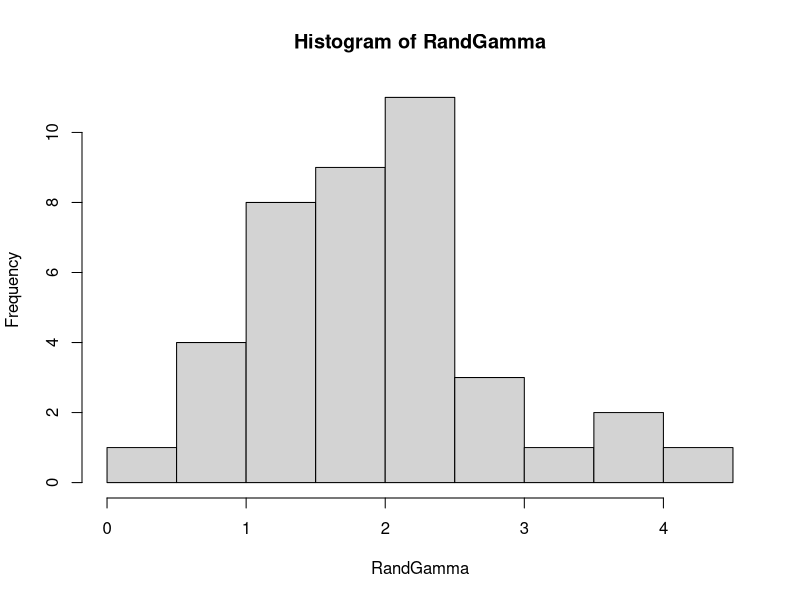

Generate this figure with R: (Note: this script raises an error after producing the figure.)
## ---- chunk 1
knitr::opts_chunk$set(warning=FALSE, message=FALSE)
library(readxl)
library(tidyverse)
## ---- chunk 2
set.seed(2718)
## ---- chunk 3
RandGamma <- rgamma(40,4,2)
## ---- chunk 4
hist(RandGamma)
## ---- chunk 5
if((mu - 1.96*sd/sqrt(40) < 2 ) & (2< mu+1.96*sd/sqrt(40)))
{print("The interval captures the true mean")}else
{print("The interval does not capture the true mean.")}
## ---- chunk 6
N <- 1000;
GamInt <- data.frame( LowerBd =numeric(N), UpperBd =numeric(N) ) # preallocates the dataframe
for( i in 1:N)
{
  RandGamma <- rgamma(40,4,2)  #create data set
  mu <-  mean(RandGamma) ; sd <- sd(RandGamma) ; lnRG <-length(RandGamma)
  GamInt$LowerBd[i] <- mu - 1.96*sd/sqrt(lnRG) # stores lower bound in data frame
  GamInt$UpperBd[i] <- mu + 1.96*sd/sqrt(lnRG) #stores upper bound in dataframe
}
head(GamInt)

## ---- chunk 7
GamMod <- GamInt %>% mutate(contains = ifelse( ((LowerBd<2)&(2<UpperBd)),1, 0) ) %>% mutate(IntLen = UpperBd-LowerBd);
# contains var 
head(GamMod) # displays firs 6 rows of our dataframe
## ---- chunk 8
Rain60 <- read.table('data/illinois60.txt'); Len60 <-length(Rain60$V1)
Rain61 <- read.table('data/illinois61.txt'); Len61 <-length(Rain61$V1)
Rain62 <- read.table('data/illinois62.txt'); Len62 <-length(Rain62$V1)
Rain63 <- read.table('data/illinois63.txt'); Len63 <-length(Rain63$V1)
Rain64 <- read.table('data/illinois64.txt'); Len64 <-length(Rain64$V1)

YearReped <- c(rep(1960,Len60),rep(1961,Len61),rep(1962,Len62),rep(1963,Len63),rep(1964,Len64))
RainRawDat <- c(Rain60$V1,Rain61$V1,Rain62$V1,Rain63$V1,Rain64$V1)
RainFrame <- data.frame(Year = YearReped ,Precip = RainRawDat)

RainData <-as_tibble(RainFrame); head(RainData)
## ---- chunk 9
XbarRain<-mean(RainData$Precip);
SRain <-sd(RainData$Precip);
 n <- length(RainData$Precip);
LowerB <- XbarRain - (1.96*SRain)/sqrt(n); UpperB <- XbarRain + (1.96*SRain)/sqrt(n)

